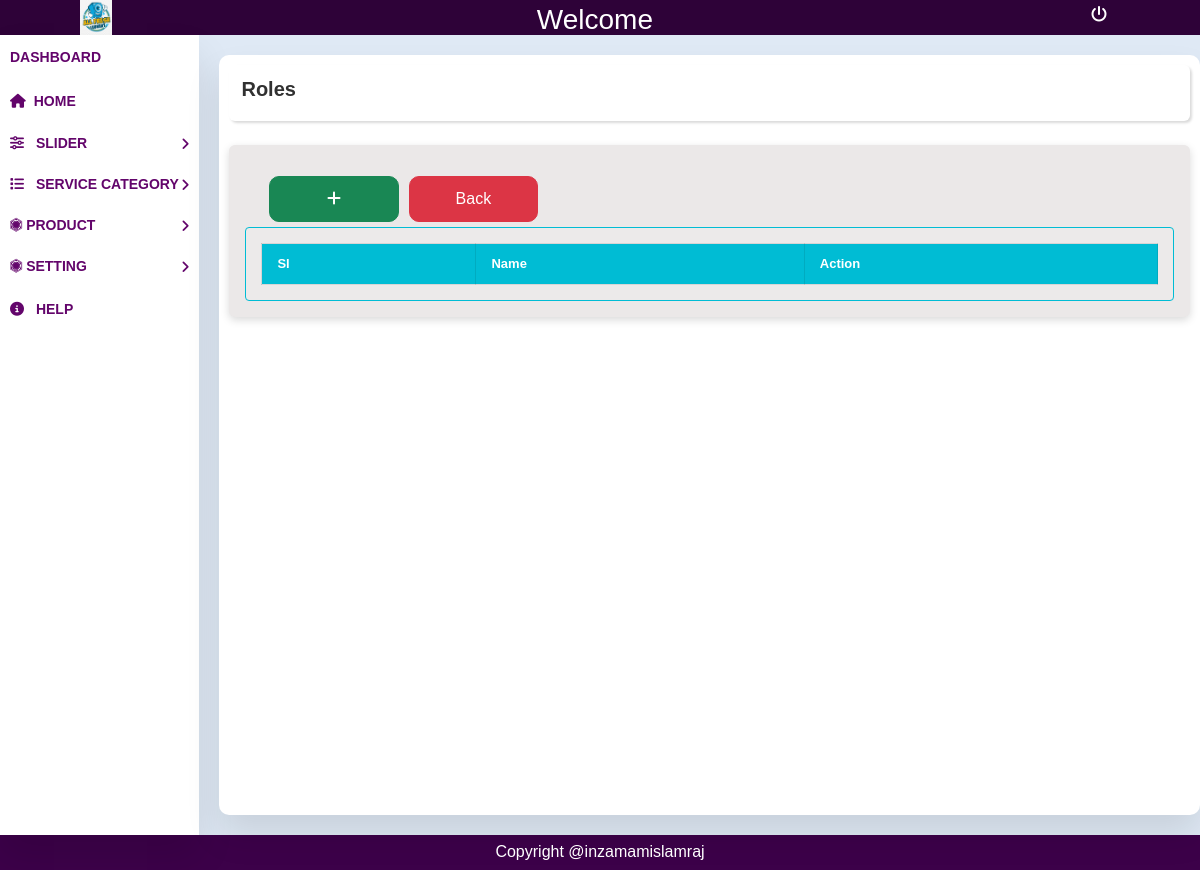
The app's page /backend/roles.php, older data.
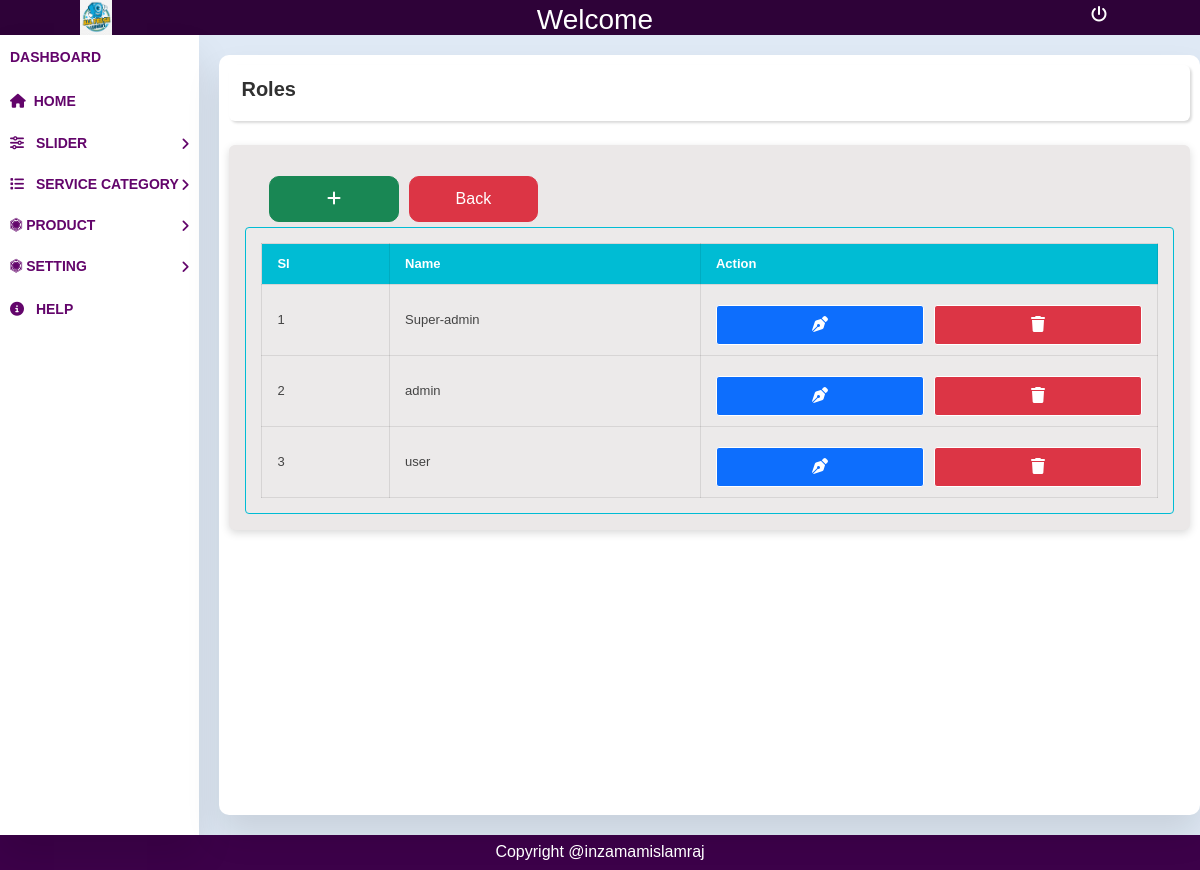
The same page, newer data.
### tables this page shows
CREATE TABLE `roles` (
  `id` int NOT NULL,
  `name` varchar(50) NOT NULL
);

### backend/roles.php (the view, shortened to what this page needs)
<!DOCTYPE html>
<html lang="en">
<head>
    <link href="https://cdn.jsdelivr.net/npm/bootstrap@5.0.2/dist/css/bootstrap.min.css" rel="stylesheet" />
    <link rel="stylesheet" href="./css/slider.css">
    <link rel="stylesheet" href="../style.css">
    <link rel="stylesheet" href="https://cdnjs.cloudflare.com/ajax/libs/font-awesome/6.4.0/css/all.min.css" />
</head>
<body>
    <div class="header">
        <div>
            <img src="./image/londrylogo.png" alt="" class="img">
        </div>
        <div class="header-item" style="display:flex;gap:10px;justify-content:space-between;">
            <h3>Welcome
            </h3>
        </div>
        <div class="header-item">
            <a href="logout.php"><i class="fa-solid fa-power-off"></i></a>
        </div>
    </div>
    <div class="template">
        <div class="nav-item">
            <ul>
                <li class="menu">
                    <a href="../admin.php">DashBoard</a>
                </li>
                <li class="menu">
                    <a href="../frontend/index.php"><i class="fas fa-home"></i>home</a>
                </li>
                <li class="menu">
                    <a href="" class="dropdown">
                        <div>
                            <i class="fas fa-sliders"></i>
                            Slider
                        </div>
                        <i class="fa fa-angle-right"></i>
                    </a>
                </li>
                <li class="menu">
                    <a href="" class="dropdown">
                        <div>
                            <i class="fas fa-list"></i>
                            Service Category
                        </div>
                        <i class="fa fa-angle-right"></i>
                    </a>
                </li>
                <li class="menu">
                    <a href="" class="dropdown">
                        <div>
                            <i class="fa-brands fa-first-order"></i>
                            Product
                        </div>
                        <i class="fa fa-angle-right"></i>
                    </a>
                </li>
                <li class="menu">
                    <a href="" class="dropdown">
                        <div>
                            <i class="fa-brands fa-first-order"></i>
                            Setting
                        </div>
                        <i class="fa fa-angle-right"></i>
                    </a>
                </li>
                <li class="menu">
                    <a href="">
                        <i class="fas fa-circle-info"></i>
                        Help
                    </a>
                </li>
            </ul>
        </div>
        <div class="body">
            <div class="from-body">
                <div class="title">
                    <h1 class="title-item">Roles</h1>
                </div>
                <div class="form">
                    <div class="from-btn">
                    <a href="./add-role.php" class="btn btn-success"><i class="fa-solid fa-plus"></i></a>
                        <a href="../admin.php" class="btn btn-danger">Back</a>
                    </div>
                    <div class="table-container">
                        <table class="table-content">
                            <thead class="table-item">
                                <tr>
                                    <th>Sl</th>
                                    <th>Name</th>
                                    <th>Action</th>
                                </tr>
                            </thead>
                            <tbody>
                                <?php
                                require_once('../dbconn.php');
                                $sql = "SELECT * FROM `roles`";
                                $result = mysqli_query($conn, $sql);
                                $id = 1;
                                while ($row = mysqli_fetch_assoc($result)) {
                                ?>
                                    <tr>
                                        <td><?php echo $id++ ?></td>
                                        <td><?php echo $row['name'] ?></td>
                                        <td>
                                            <div class="action-btn">
                                                <a href="./edit-role.php?id=<?php echo $row['id'] ?>" class="btn btn-primary"><i class="fa-solid fa-pen-nib"></i></a>
                                                <a href="./delete-role.php?id=<?php echo $row['id'] ?>" class="btn btn-danger"><i class="fa-solid fa-trash"></i></a>
                                            </div>
                                        </td>
                                    </tr>
                                <?php
                                }
                                ?>
                            </tbody>
                        </table>
                    </div>
                </div>
            </div>
        </div>
    </div>
    <?php include('./backend-component/footer.php') ?>
</body>
</html>

Row changes from the older to the newer data that the page shows:
added roles: name "Super-admin"
added roles: name "admin"
added roles: name "user"
